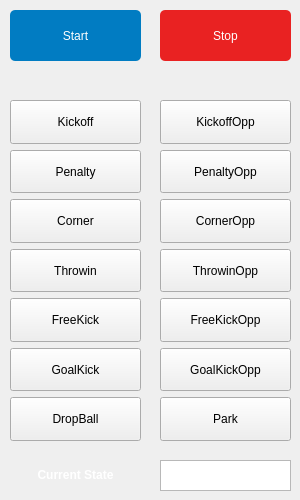
   <widget class="QWidget" name="control_tab">
    <attribute name="title">
     <string/>
    </attribute>
    <widget class="QLabel" name="text_disply">
     <property name="geometry">
      <rect>
       <x>10</x>
       <y>460</y>
       <width>131</width>
       <height>31</height>
      </rect>
     </property>
     <property name="text">
      <string>&lt;html&gt;&lt;head/&gt;&lt;body&gt;&lt;p&gt;&lt;span style=&quot; font-weight:600; color:#ffffff;&quot;&gt;Current State&lt;/span&gt;&lt;/p&gt;&lt;/body&gt;&lt;/html&gt;</string>
     </property>
     <property name="textFormat">
      <enum>Qt::AutoText</enum>
     </property>
     <property name="alignment">
      <set>Qt::AlignCenter</set>
     </property>
    </widget>
    <widget class="QTextBrowser" name="currentState">
     <property name="geometry">
      <rect>
       <x>160</x>
       <y>460</y>
       <width>131</width>
       <height>31</height>
      </rect>
     </property>
     <property name="font">
      <font>
       <pointsize>12</pointsize>
       <weight>50</weight>
       <bold>false</bold>
       <stylestrategy>PreferDefault</stylestrategy>
      </font>
     </property>
     <property name="focusPolicy">
      <enum>Qt::NoFocus</enum>
     </property>
     <property name="styleSheet">
      <string notr="true">color:rgb(255,0,0);</string>
     </property>
    </widget>
    <widget class="QPushButton" name="startButton">
     <property name="geometry">
      <rect>
       <x>10</x>
       <y>10</y>
       <width>131</width>
       <height>51</height>
      </rect>
     </property>
     <property name="focusPolicy">
      <enum>Qt::NoFocus</enum>
     </property>
     <property name="styleSheet">
      <string notr="true">QPushButton {
color:rgb(255,255,255);
background-color:rgb(1,124,194);
border:0;
border-radius:5px;
}
QPushButton:pressed{
color:rgb(182, 180, 180);
background-color:rgb(0, 46, 92);
border:0;
border-radius:5px;
}</string>
     </property>
     <property name="text">
      <string>Start</string>
     </property>
    </widget>
    <widget class="QWidget" name="layoutWidget_4">
     <property name="geometry">
      <rect>
       <x>160</x>
       <y>100</y>
       <width>131</width>
       <height>341</height>
      </rect>
     </property>
     <layout class="QVBoxLayout" name="control_opp">
      <item>
       <widget class="QPushButton" name="kickoff_opp">
        <property name="sizePolicy">
         <sizepolicy hsizetype="Expanding" vsizetype="Expanding">
          <horstretch>0</horstretch>
          <verstretch>0</verstretch>
         </sizepolicy>
        </property>
        <property name="focusPolicy">
         <enum>Qt::NoFocus</enum>
        </property>
        <property name="text">
         <string>KickoffOpp</string>
        </property>
       </widget>
      </item>
      <item>
       <widget class="QPushButton" name="penalty_opp">
        <property name="sizePolicy">
         <sizepolicy hsizetype="Expanding" vsizetype="Expanding">
          <horstretch>0</horstretch>
          <verstretch>0</verstretch>
         </sizepolicy>
        </property>
        <property name="focusPolicy">
         <enum>Qt::NoFocus</enum>
        </property>
        <property name="text">
         <string>PenaltyOpp</string>
        </property>
       </widget>
      </item>
      <item>
       <widget class="QPushButton" name="corner_opp">
        <property name="sizePolicy">
         <sizepolicy hsizetype="Expanding" vsizetype="Expanding">
          <horstretch>0</horstretch>
          <verstretch>0</verstretch>
         </sizepolicy>
        </property>
        <property name="focusPolicy">
         <enum>Qt::NoFocus</enum>
        </property>
        <property name="text">
         <string>CornerOpp</string>
        </property>
       </widget>
      </item>
      <item>
       <widget class="QPushButton" name="throwin_opp">
        <property name="sizePolicy">
         <sizepolicy hsizetype="Expanding" vsizetype="Expanding">
          <horstretch>0</horstretch>
          <verstretch>0</verstretch>
         </sizepolicy>
        </property>
        <property name="focusPolicy">
         <enum>Qt::NoFocus</enum>
        </property>
        <property name="text">
         <string>ThrowinOpp</string>
        </property>
       </widget>
      </item>
      <item>
       <widget class="QPushButton" name="freekick_opp">
        <property name="sizePolicy">
         <sizepolicy hsizetype="Expanding" vsizetype="Expanding">
          <horstretch>0</horstretch>
          <verstretch>0</verstretch>
         </sizepolicy>
        </property>
        <property name="focusPolicy">
         <enum>Qt::NoFocus</enum>
        </property>
        <property name="text">
         <string>FreeKickOpp</string>
        </property>
       </widget>
      </item>
      <item>
       <widget class="QPushButton" name="goalkick_opp">
        <property name="sizePolicy">
         <sizepolicy hsizetype="Expanding" vsizetype="Expanding">
          <horstretch>0</horstretch>
          <verstretch>0</verstretch>
         </sizepolicy>
        </property>
        <property name="focusPolicy">
         <enum>Qt::NoFocus</enum>
        </property>
        <property name="text">
         <string>GoalKickOpp</string>
        </property>
       </widget>
      </item>
      <item>
       <widget class="QPushButton" name="park">
        <property name="sizePolicy">
         <sizepolicy hsizetype="Expanding" vsizetype="Expanding">
          <horstretch>0</horstretch>
          <verstretch>0</verstretch>
         </sizepolicy>
        </property>
        <property name="focusPolicy">
         <enum>Qt::NoFocus</enum>
        </property>
        <property name="text">
         <string>Park</string>
        </property>
       </widget>
      </item>
     </layout>
    </widget>
    <widget class="QPushButton" name="stopButton">
     <property name="geometry">
      <rect>
       <x>160</x>
       <y>10</y>
       <width>131</width>
       <height>51</height>
      </rect>
     </property>
     <property name="focusPolicy">
      <enum>Qt::NoFocus</enum>
     </property>
     <property name="styleSheet">
      <string notr="true">QPushButton {
color:rgb(255,255,255);
background-color:rgb(233, 34, 34);
border:0;
border-radius:5px;
}
QPushButton:pressed{
color:rgb(152, 152, 152);
background-color:rgb(85, 30, 30);
border:0;
border-radius:5px;
}</string>
     </property>
     <property name="text">
      <string>Stop</string>
     </property>
    </widget>
    <widget class="QWidget" name="verticalLayoutWidget">
     <property name="geometry">
      <rect>
       <x>10</x>
       <y>100</y>
       <width>131</width>
       <height>341</height>
      </rect>
     </property>
     <layout class="QVBoxLayout" name="control_our">
      <item>
       <widget class="QPushButton" name="kickoff">
        <property name="sizePolicy">
         <sizepolicy hsizetype="Expanding" vsizetype="Expanding">
          <horstretch>0</horstretch>
          <verstretch>0</verstretch>
         </sizepolicy>
        </property>
        <property name="focusPolicy">
         <enum>Qt::NoFocus</enum>
        </property>
        <property name="text">
         <string>Kickoff</string>
        </property>
       </widget>
      </item>
      <item>
       <widget class="QPushButton" name="penalty">
        <property name="sizePolicy">
         <sizepolicy hsizetype="Expanding" vsizetype="Expanding">
          <horstretch>0</horstretch>
          <verstretch>0</verstretch>
         </sizepolicy>
        </property>
        <property name="focusPolicy">
         <enum>Qt::NoFocus</enum>
        </property>
        <property name="text">
         <string>Penalty</string>
        </property>
       </widget>
      </item>
      <item>
       <widget class="QPushButton" name="corner">
        <property name="sizePolicy">
         <sizepolicy hsizetype="Expanding" vsizetype="Expanding">
          <horstretch>0</horstretch>
          <verstretch>0</verstretch>
         </sizepolicy>
        </property>
        <property name="focusPolicy">
         <enum>Qt::NoFocus</enum>
        </property>
        <property name="text">
         <string>Corner</string>
        </property>
       </widget>
      </item>
      <item>
       <widget class="QPushButton" name="throwin">
        <property name="sizePolicy">
         <sizepolicy hsizetype="Expanding" vsizetype="Expanding">
          <horstretch>0</horstretch>
          <verstretch>0</verstretch>
         </sizepolicy>
        </property>
        <property name="focusPolicy">
         <enum>Qt::NoFocus</enum>
        </property>
        <property name="text">
         <string>Throwin</string>
        </property>
       </widget>
      </item>
      <item>
       <widget class="QPushButton" name="freekick">
        <property name="sizePolicy">
         <sizepolicy hsizetype="Expanding" vsizetype="Expanding">
          <horstretch>0</horstretch>
          <verstretch>0</verstretch>
         </sizepolicy>
        </property>
        <property name="focusPolicy">
         <enum>Qt::NoFocus</enum>
        </property>
        <property name="text">
         <string>FreeKick</string>
        </property>
       </widget>
      </item>
      <item>
       <widget class="QPushButton" name="goalkick">
        <property name="sizePolicy">
         <sizepolicy hsizetype="Expanding" vsizetype="Expanding">
          <horstretch>0</horstretch>
          <verstretch>0</verstretch>
         </sizepolicy>
        </property>
        <property name="focusPolicy">
         <enum>Qt::NoFocus</enum>
        </property>
        <property name="text">
         <string>GoalKick</string>
        </property>
       </widget>
      </item>
      <item>
       <widget class="QPushButton" name="dropball">
        <property name="sizePolicy">
         <sizepolicy hsizetype="Expanding" vsizetype="Expanding">
          <horstretch>0</horstretch>
          <verstretch>0</verstretch>
         </sizepolicy>
        </property>
        <property name="focusPolicy">
         <enum>Qt::NoFocus</enum>
        </property>
        <property name="text">
         <string>DropBall</string>
        </property>
       </widget>
      </item>
     </layout>
    </widget>
   </widget>
